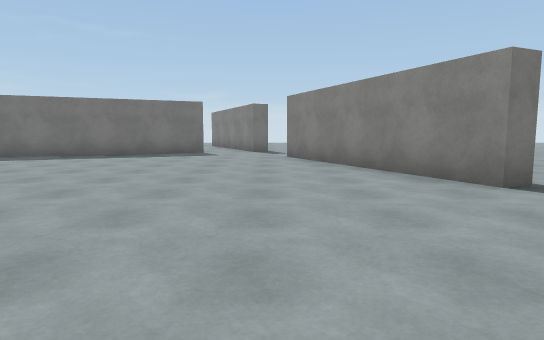
view 1 (above)

14 first-person views from a walk through a scene from a Unity 3-D project. The camera is 1.2 m above the floor, tilts 6° down and sees 75° across. The floor is counted in squares, 2 m on a side. Each view is taken from the middle of a square. On the plan, view 1 faces up. The plan holds only what a view shows up to about 10 squares ahead; the rest is blank. The place goes on beyond the plan. The player is left out. Door leaves are left out, so doorways stand open. Surface patterns are stand-ins for the level's own textures.

view 2
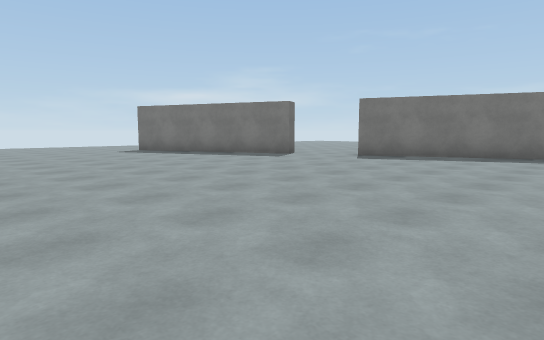

view 3
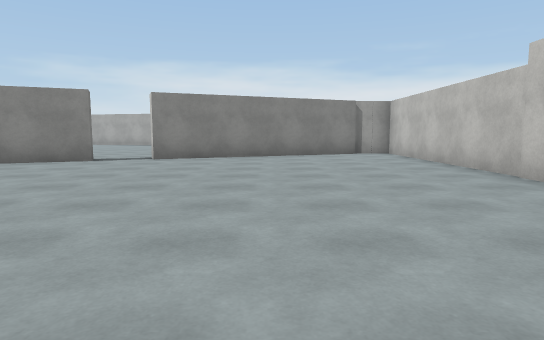

view 4
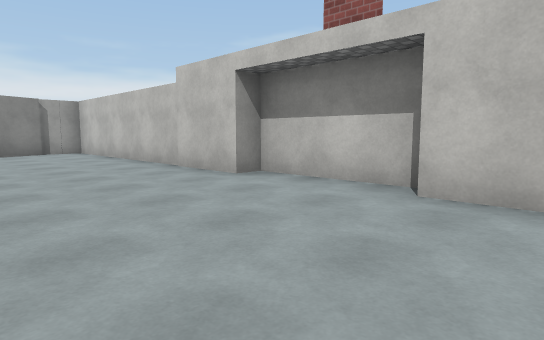

view 5
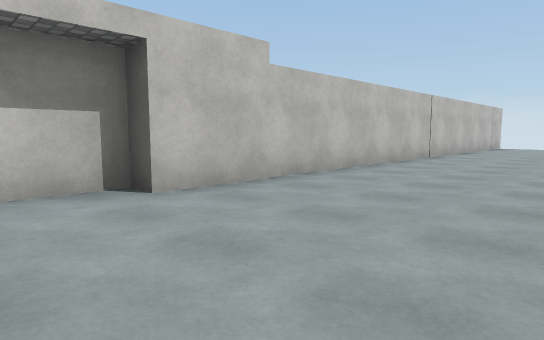

view 6
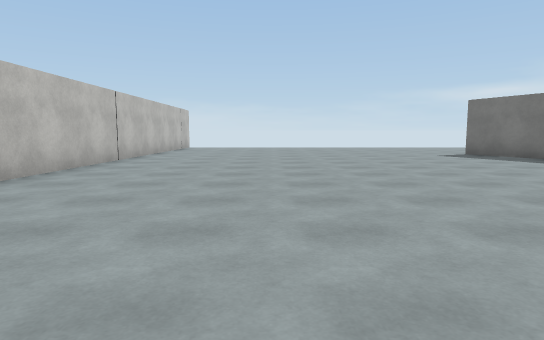

view 7
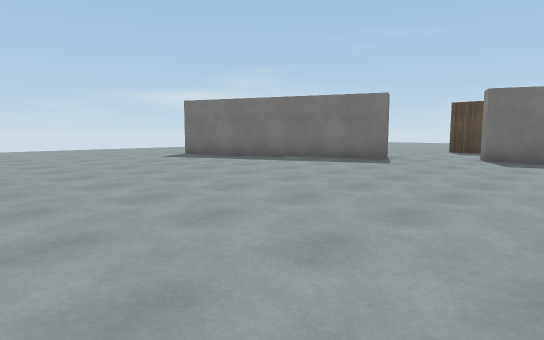

view 8
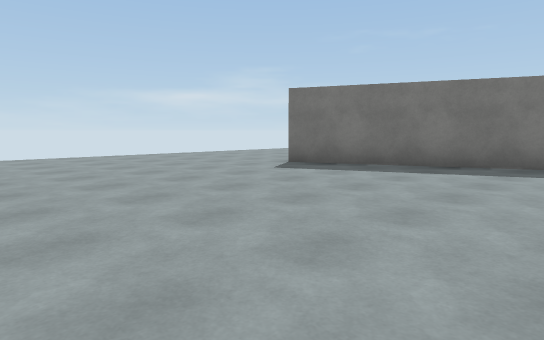

view 9
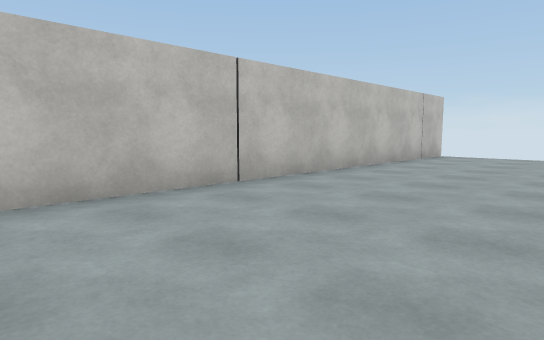

view 10
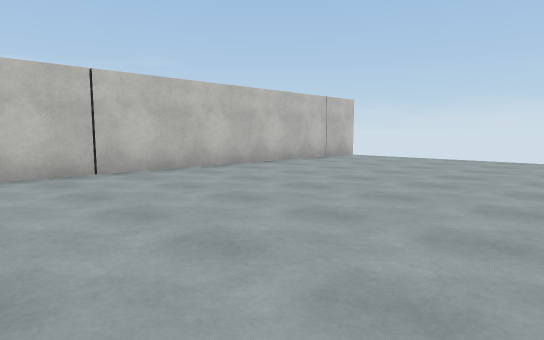

view 11
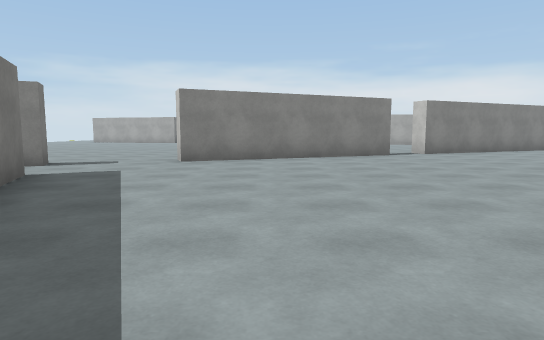

view 12
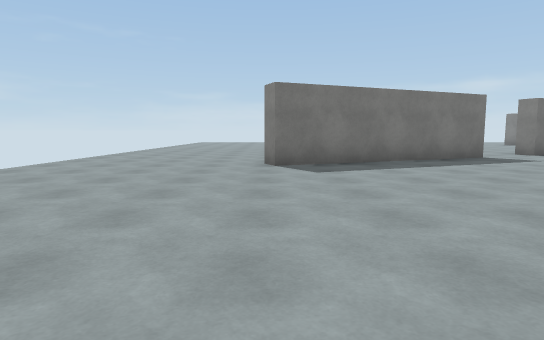

view 13
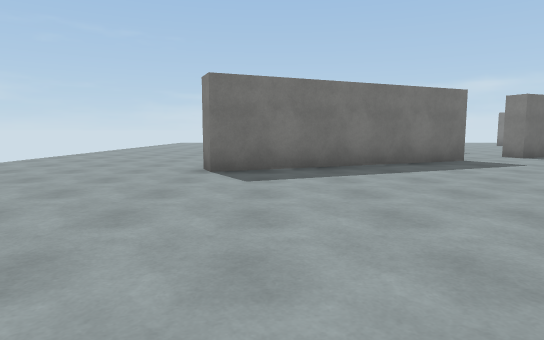

view 14
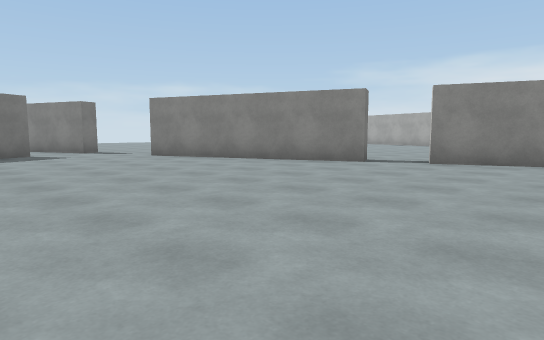

### Floor plan
Points are (right, up) in squares from view 1. A wall is a line through its corners. A room is listed if a view was taken in it or the views show most of it. See-through windows are left out.
Room 1 (views 1, 2, 3, 4, 5, 6, 7, 8, 9, 10, 11, 12, 13, 14)
walls: (-9.1, 8.1) (-8.9, 7.6) (-13.9, 5.4) (-14.2, 5.9); (2.5, 3.8) (0.4, 8.9) (0.9, 9.1); (-2, 10.5) (-7.1, 8.3) (-7.3, 8.9); (-18.6, -3.4) (-4.6, -3.4) (-4.6, -3.8) (-1.9, -3.8) (-1.9, -3.4) (4.2, -3.4); (5.2, -2.4) (3, 2.7)
ways out: opening at (-16.5, 6.5); opening at (-8, 9); opening at (0, 10); gap at (3, 3)

Positions as (right, up) in squares from view 1, and headings:
1: (0, 0), facing up
2: (-2, 0), facing up-left
3: (-5, 0), facing right
4: (-6, 0), facing down-right
5: (-3, 0), facing down-left
6: (-4, 0), facing left
7: (-5, 0), facing up-left
8: (-9, 0), facing up-left
9: (-9, 0), facing down-left
10: (-10, 2), facing down-left
11: (-7, 7), facing right
12: (-14, -1), facing up
13: (-13, 0), facing up
14: (-4, 0), facing up-right
